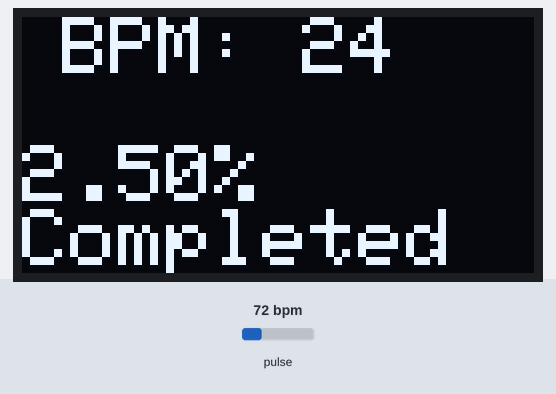
Recording of a sketch running on a simulated Arduino Uno, built with avr-gcc and run on an emulated ATmega328P. On the bench: 128×64 one-colour display. The test bench sets the inputs (shaded band); at power-on: pulse 72 bpm. The display library's start-up logo is not drawn; what the sketch prints to the serial monitor is not drawn.

Above: at 3.2 s.
3.3 s: pulse set to 42 bpm
At 4.7 s:
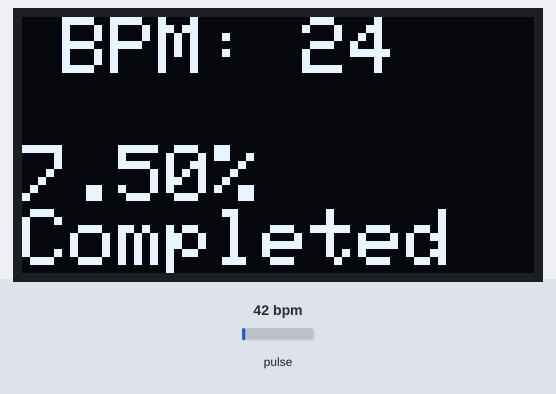
6.3 s: pulse set to 70 bpm
At 7.5 s:
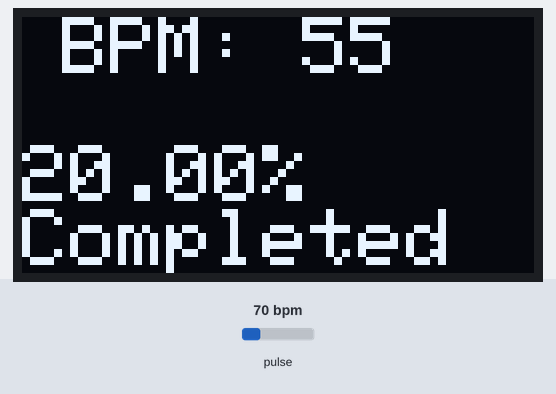
9.1 s: pulse set to 49 bpm
At 25.4 s:
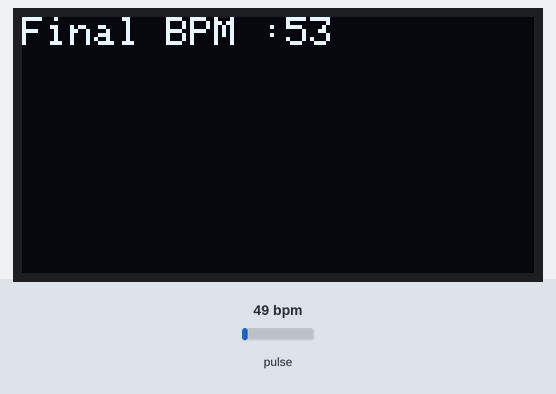
Timing chart, 0 to 26.9 s (numbered marks = the images above; inputs shaded):
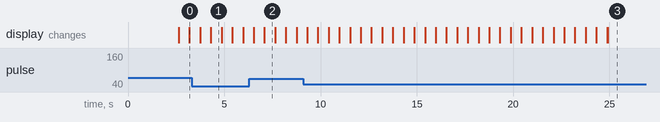

Measured:
- what the display in image 1 shows lasts 0.6 s, from 4.3 s to 4.9 s

The sketch:

HeartRate_Success.ino
```cpp
#include <SPI.h>
#include <Wire.h>
#include <Adafruit_GFX.h>
#include <Adafruit_SSD1306.h>
#include "MAX30105.h"
#include "heartRate.h"


MAX30105 particleSensor;
float progressBar;
int turn,final_turn;
#define SCREEN_WIDTH 128 // OLED display width, in pixels
#define SCREEN_HEIGHT 64 // OLED display height, in pixels

// Declaration for an SSD1306 display connected to I2C (SDA, SCL pins)
#define OLED_RESET     -1 // Reset pin # (or -1 if sharing Arduino reset pin)
Adafruit_SSD1306 display(SCREEN_WIDTH, SCREEN_HEIGHT, &Wire, OLED_RESET);

const byte RATE_SIZE = 4; //Increase this for more averaging. 4 is good.
  byte rates[RATE_SIZE]; //Array of heart rates
  byte rateSpot = 0;
  long lastBeat = 0; //Time at which the last beat occurred

float beatsPerMinute=0;
int beatAvg=0,beatFinalAvg=0;

int storeBeat[40];
void setup() {
  Serial.begin(9600);
  // SSD1306_SWITCHCAPVCC = generate display voltage from 3.3V internally
  if(!display.begin(SSD1306_SWITCHCAPVCC, 0x3C)) { // Address 0x3D for 128x64
    Serial.println(F("SSD1306 allocation failed"));
    for(;;); // Don't proceed, loop forever
  }

  // Show initial display buffer contents on the screen --
  // the library initializes this with an Adafruit splash screen.
  display.display();
  delay(2000); // Pause for 2 seconds

  // Clear the buffer
  display.clearDisplay();

  Serial.println("Initializing...");

  // Initialize sensor
  if (!particleSensor.begin(Wire, I2C_SPEED_FAST)) //Use default I2C port, 400kHz speed
  {
    Serial.println("MAX30105 was not found. Please check wiring/power. ");
    while (1);
  }
  Serial.println("Place your index finger on the sensor with steady pressure.");

  particleSensor.setup(); //Configure sensor with default settings
  particleSensor.setPulseAmplitudeRed(0x0A); //Turn Red LED to low to indicate sensor is running
  particleSensor.setPulseAmplitudeGreen(0); //Turn off Green LED
  void BPM();
}

void loop() {
  long irValue = particleSensor.getIR();
  if(irValue>7000) {
  for(final_turn=0;final_turn<=40;final_turn++) {
  for(turn=0;turn<50;turn++) {

long irValue = particleSensor.getIR();
//delay(500);

  if (checkForBeat(irValue) == true)
  {
    Serial.println("Entered");
    //We sensed a beat!
    long delta = millis() - lastBeat;
    lastBeat = millis();

    beatsPerMinute = 60 / (delta / 1000.0);

    if (beatsPerMinute < 255 && beatsPerMinute > 20)
    {
      rates[rateSpot++] = (byte)beatsPerMinute; //Store this reading in the array
      rateSpot %= RATE_SIZE; //Wrap variable

      //Take average of readings
      beatAvg = 0;
      for (byte x = 0 ; x < RATE_SIZE ; x++)
        beatAvg += rates[x];
      beatAvg /= RATE_SIZE;
    }
  }
  }
  progressBar = (2.5)*((float)final_turn);
  display.clearDisplay();
  display.setTextSize(2);
  display.setCursor(10, 0);
  display.setTextColor(SSD1306_WHITE);
  display.print("BPM: ");
  display.println(beatAvg);
  display.println(" ");
  display.print(progressBar);
  display.println("%");
  display.println("Completed");
  display.display();
  storeBeat[final_turn]=beatAvg;
  }
  for(final_turn=15;final_turn<=40;final_turn++) {
    beatFinalAvg += storeBeat[final_turn];
  }
  beatFinalAvg = beatFinalAvg/25;
  display.clearDisplay();
  display.setTextSize(1);
  display.setCursor(0, 0);
  display.setTextColor(SSD1306_WHITE);
  display.print("Final BPM :");
  display.print(beatFinalAvg);
  display.display();
  delay(5000);
  }
  else {
  display.clearDisplay();
  display.setTextSize(2);
  display.setCursor(0, 10);
  display.setTextColor(SSD1306_WHITE);
  display.println("Place");
  display.println("the");
  display.println("Finger");
  display.display();
  delay(90);
  }

}
```
